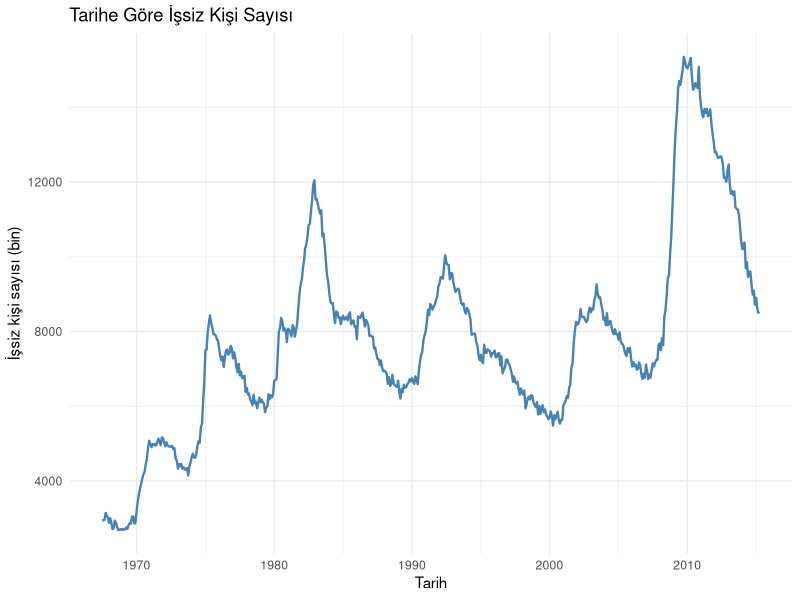
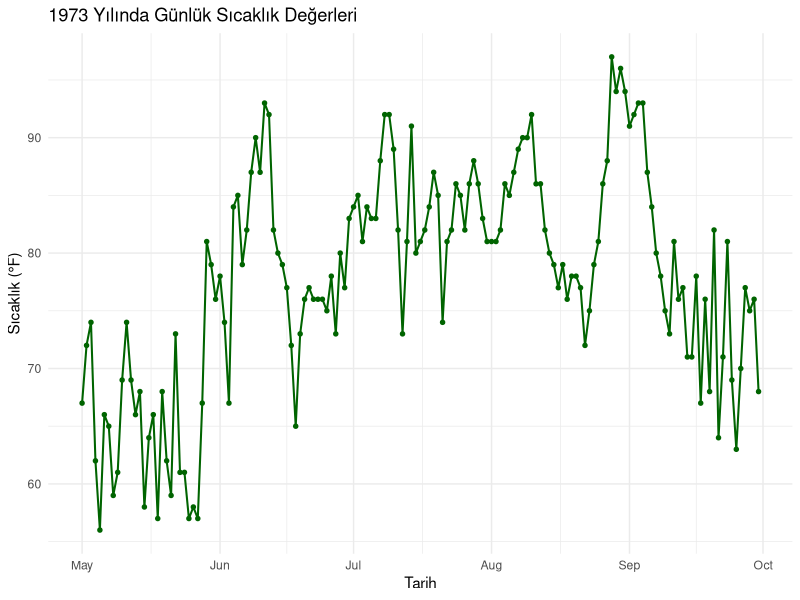
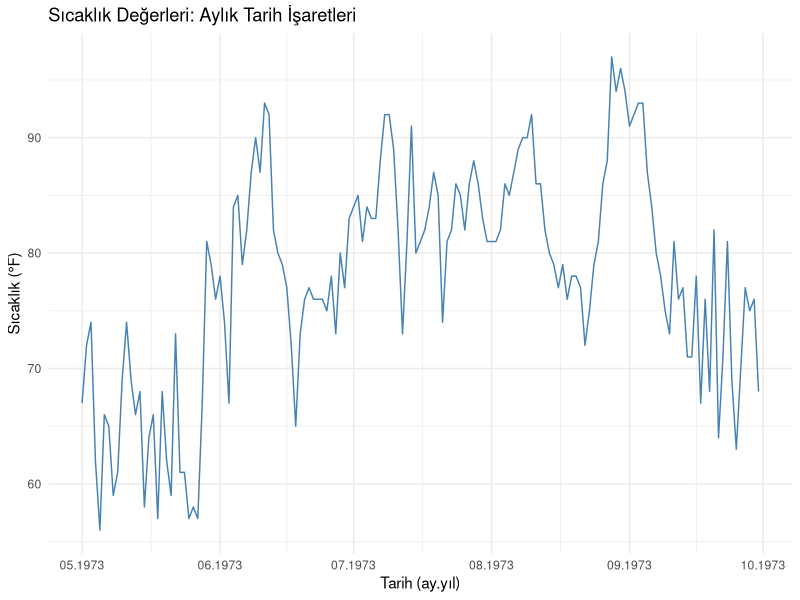
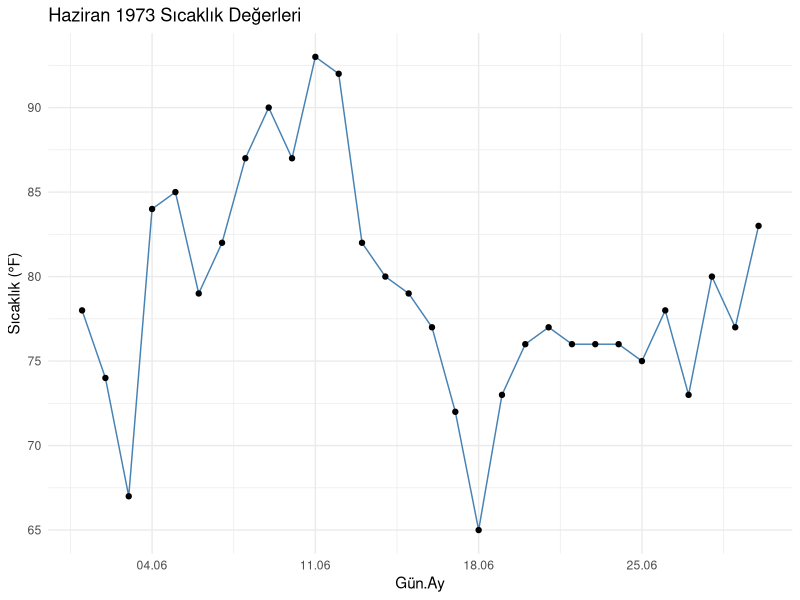
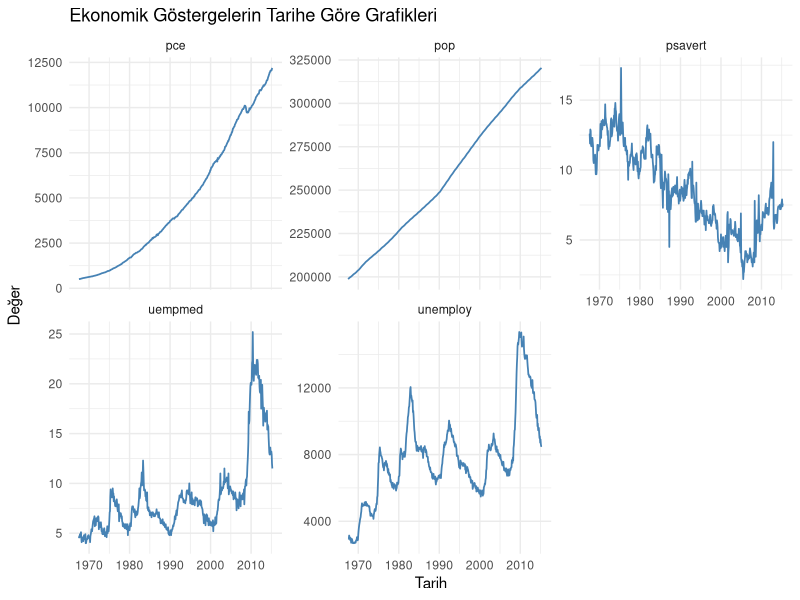
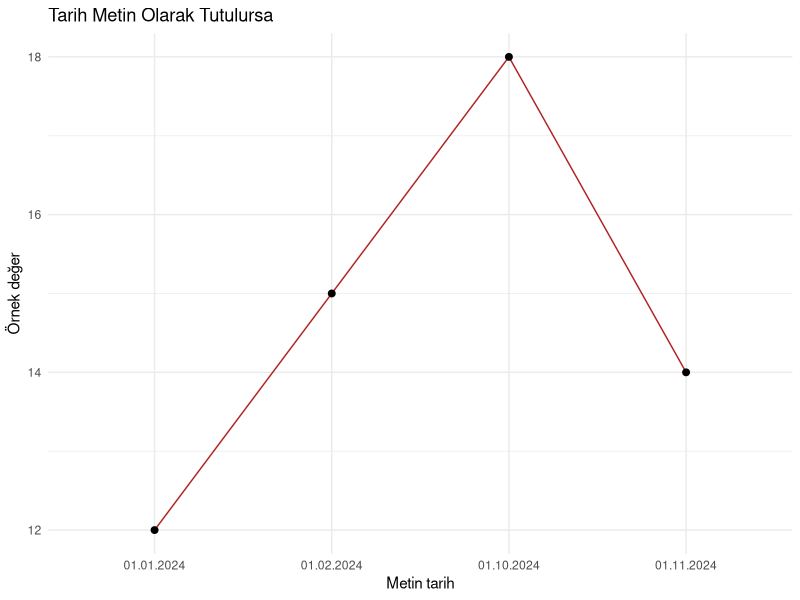
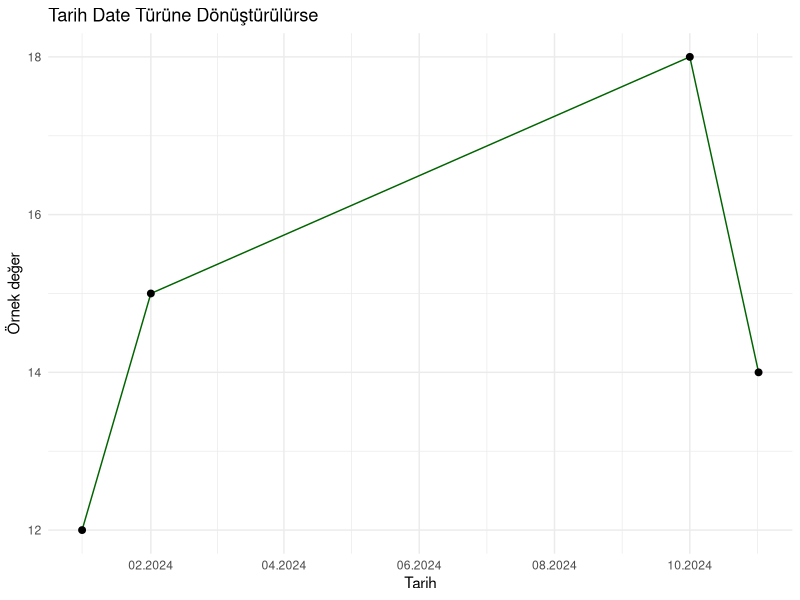

The R source for these figures, in order:
# VBA203 – Veri Görselleştirme: Tarih Değişkenleri ve Çizgi Grafikleri



library(ggplot2)


# Tarih değişkeni oluşturma

# Metin tarihlerini `as.Date()` ile dönüştürme

tarih_metin = c("01.03.2024", "15.03.2024", "28.03.2024")
class(tarih_metin)

# Gün.ay.yıl biçimindeki metni tarihe çevir.
tarih = as.Date(tarih_metin, format = "%d.%m.%Y")
class(tarih)
tarih

tarih_1 = as.Date("05/11/2024", format = "%d/%m/%Y")
tarih_2 = as.Date("2024-11-05", format = "%Y-%m-%d")
tarih_1
tarih_2

# Not: Ay ve gün adları bilgisayarın dil ayarına göre değişebilir.
# Ayrı sütunlardan tarih oluşturma: `airquality`

veri_hava = airquality
veri_hava$Yil = 1973

# Yıl, ay ve günü tek metinde birleştir.
veri_hava$tarih_metin = paste(veri_hava$Yil,
                               veri_hava$Month,
                               veri_hava$Day,
                               sep = "-")
head(veri_hava[, c("Yil", "Month", "Day", "tarih_metin")])

veri_hava$Tarih = as.Date(veri_hava$tarih_metin,
                            format = "%Y-%m-%d")
class(veri_hava$Tarih)
head(veri_hava[, c("Tarih", "Temp")])

# `seq()` ile tarih dizisi oluşturma

baslangic = as.Date("2024-01-01")
bitis = as.Date("2024-01-07")
gunler = seq(from = baslangic, to = bitis, by = "day")
gunler

ayin_ilk_gunu = as.Date("2024-01-01")
aylar = seq(from = ayin_ilk_gunu, by = "month", length.out = 6)
aylar

# `format()` ile tarih bilgilerini çıkarma

ornek_tarih = as.Date("2024-11-05")
yil = format(ornek_tarih, "%Y")
ay = format(ornek_tarih, "%m")
gun = format(ornek_tarih, "%d")

yil
ay
gun
class(yil)  # format() metin üretir.


# Tarih değişkenleriyle çizgi grafikleri

# `economics` verisiyle temel grafik

class(economics$date)
head(economics[, c("date", "unemploy")])

ggplot(economics, aes(x = date, y = unemploy)) +
  geom_line(color = "steelblue", linewidth = 0.8) +
  labs(title = "Tarihe Göre İşsiz Kişi Sayısı",
       x = "Tarih", y = "İşsiz kişi sayısı (bin)") +
  theme_minimal()

# `airquality` verisiyle çizgi ve noktalar

ggplot(veri_hava, aes(x = Tarih, y = Temp)) +
  geom_line(color = "darkgreen", linewidth = 0.7) +
  geom_point(color = "darkgreen", size = 1.2) +
  labs(title = "1973 Yılında Günlük Sıcaklık Değerleri",
       x = "Tarih", y = "Sıcaklık (°F)") +
  theme_minimal()

# `scale_x_date()` ile tarih eksenini düzenleme

ggplot(veri_hava, aes(x = Tarih, y = Temp)) +
  geom_line(color = "steelblue") +
  scale_x_date(date_breaks = "1 month", date_labels = "%m.%Y") +
  labs(title = "Sıcaklık Değerleri: Aylık Tarih İşaretleri",
       x = "Tarih (ay.yıl)", y = "Sıcaklık (°F)") +
  theme_minimal()

# `subset()` ile tarih aralığı seçme

ilk_tarih = as.Date("1973-06-01")
son_tarih = as.Date("1973-06-30")

haziran = subset(veri_hava, Tarih >= ilk_tarih & Tarih <= son_tarih)
head(haziran[, c("Tarih", "Temp")])

ggplot(haziran, aes(x = Tarih, y = Temp)) +
  geom_line(color = "steelblue") +
  geom_point(size = 1.5) +
  scale_x_date(date_breaks = "1 week", date_labels = "%d.%m") +
  labs(title = "Haziran 1973 Sıcaklık Değerleri",
       x = "Gün.Ay", y = "Sıcaklık (°F)") +
  theme_minimal()

# `economics_long` ile birden fazla değişkeni gösterme

head(economics_long[, c("date", "variable", "value")])

ggplot(economics_long, aes(x = date, y = value)) +
  geom_line(color = "steelblue", linewidth = 0.6) +
  facet_wrap(~ variable, scales = "free_y") +
  labs(title = "Ekonomik Göstergelerin Tarihe Göre Grafikleri",
       x = "Tarih", y = "Değer") +
  theme_minimal()


# Sık yapılan hata: Tarihi metin olarak bırakmak

ornek = data.frame(
  Tarih = c("01.01.2024", "01.02.2024", "01.10.2024", "01.11.2024"),
  Deger = c(12, 15, 18, 14)
)
class(ornek$Tarih)

ggplot(ornek, aes(x = Tarih, y = Deger, group = 1)) +
  geom_line(color = "firebrick") +
  geom_point(size = 2) +
  labs(title = "Tarih Metin Olarak Tutulursa",
       x = "Metin tarih", y = "Örnek değer") +
  theme_minimal()

ornek$Tarih = as.Date(ornek$Tarih, format = "%d.%m.%Y")
class(ornek$Tarih)

ggplot(ornek, aes(x = Tarih, y = Deger)) +
  geom_line(color = "darkgreen") +
  geom_point(size = 2) +
  scale_x_date(date_breaks = "2 months", date_labels = "%m.%Y") +
  labs(title = "Tarih Date Türüne Dönüştürülürse",
       x = "Tarih", y = "Örnek değer") +
  theme_minimal()


# Alıştırmalar

# Alıştırma 1: Metinden tarihe

# ÇÖZÜM :
# tarihler = c("23.04.2024", "19.05.2024")
# class(tarihler)
# tarihler = as.Date(tarihler, format = "%d.%m.%Y")
# class(tarihler)
# tarihler

# Alıştırma 2: Tarih dizisi ve tarih bilgisi

# ÇÖZÜM:
# baslangic = as.Date("2024-01-01")
# tarihler = seq(from = baslangic, by = "month", length.out = 5)
# tarihler
# format(tarihler[1], "%Y")
# format(tarihler[1], "%m")

# Alıştırma 3: Tarih aralığında grafik

# ÇÖZÜM:
# ilk_tarih = as.Date("1973-07-01")
# son_tarih = as.Date("1973-07-31")
# temmuz = subset(veri_hava, Tarih >= ilk_tarih & Tarih <= son_tarih)
#
# ggplot(temmuz, aes(x = Tarih, y = Temp)) +
#   geom_line(color = "steelblue") +
#   geom_point(size = 1.5) +
#   scale_x_date(date_breaks = "1 week", date_labels = "%d.%m") +
#   labs(title = "Temmuz 1973 Sıcaklık Değerleri",
#        x = "Tarih", y = "Sıcaklık (°F)") +
#   theme_minimal()
